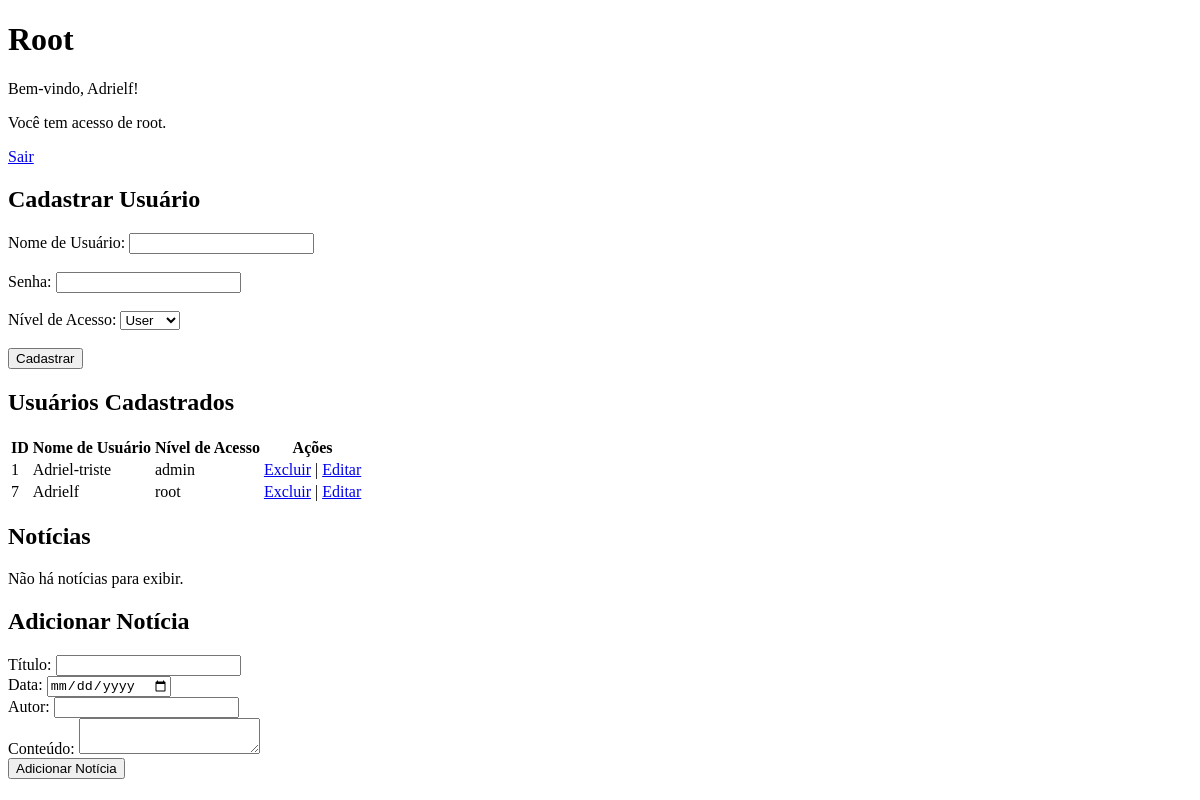
/pages/root.php (signed in), run on an earlier commit of the app's database.
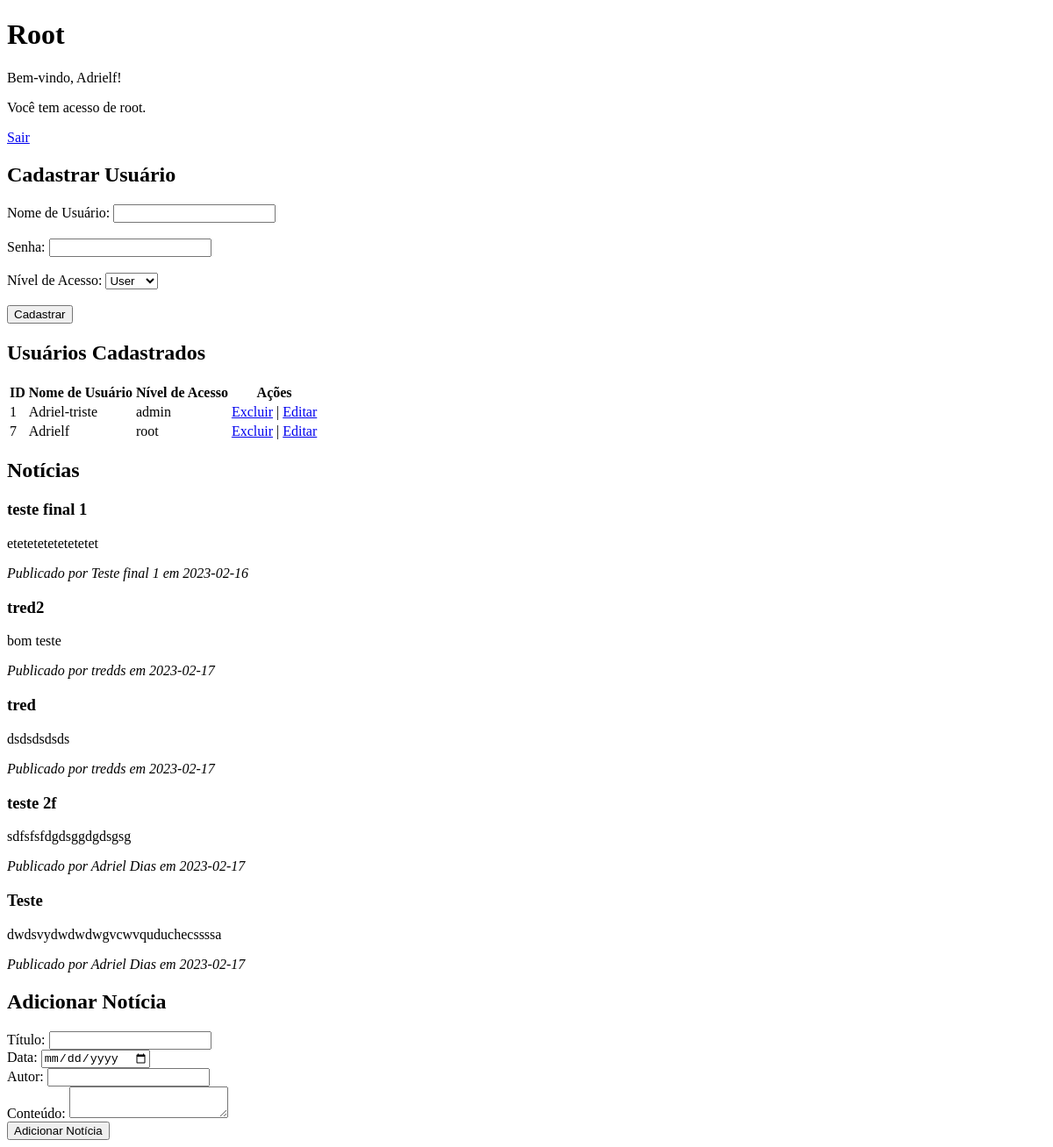
And on a later commit of the database.
### tables this page shows
CREATE TABLE `users` (
  `id` int(11) NOT NULL,
  `username` varchar(50) NOT NULL,
  `password` varchar(50) NOT NULL,
  `level` varchar(11) NOT NULL
);

CREATE TABLE `news` (
  `id` int(11) NOT NULL,
  `title` text NOT NULL,
  `content` text NOT NULL,
  `author` text NOT NULL,
  `date` date NOT NULL
);

### pages/root.php (the view, shortened to what this page needs)
<?php
require_once('../BD/conexao.php');
?>
<!DOCTYPE html>
<html>
<head>
</head>
<body>
  <h1>Root</h1>
  <p>Bem-vindo, <?php echo $_SESSION['username']; ?>!</p>
  <p>Você tem acesso de root.</p>
  <a href="../logout.php">Sair</a>
  <h2>Cadastrar Usuário</h2>
  <form action="register_user.php" method="post">
    <label for="username">Nome de Usuário:</label>
    <input type="text" id="username" name="username" required><br><br>
    <label for="password">Senha:</label>
    <input type="password" id="password" name="password" required><br><br>
    <label for="level">Nível de Acesso:</label>
    <select id="level" name="level">
      <option value="user">User</option>
    </select><br><br>
    <input type="submit" value="Cadastrar">
  </form>
  <h2>Usuários Cadastrados</h2>
  <?php
    $sql = "SELECT id, username, level FROM users";
    $result = $conn->query($sql);
    if ($result->num_rows > 0) {
      echo "<table><tr><th>ID</th><th>Nome de Usuário</th><th>Nível de Acesso</th><th>Ações</th></tr>";
      while($row = $result->fetch_assoc()) {
        echo "<tr><td>" . $row["id"]. "</td><td>" . $row["username"]. "</td><td>" . $row["level"]. "</td><td><a href='delete_user.php?id=" . $row["id"] . "'>Excluir</a> | <a href='edit_user.php?id=" . $row["id"] . "'>Editar</a></td></tr>";
      }
      echo "</table>";
    } else {
      echo "Não há usuários cadastrados.";
    }
  ?>
  <h2>Notícias</h2>
  <?php
    $sql = "SELECT title, content, author, date FROM news ORDER BY id DESC";
    $result = $conn->query($sql);
    if ($result->num_rows > 0) {
      while($row = $result->fetch_assoc()) {
        echo "<h3>" . $row["title"] . "</h3>";
        echo "<p>" . $row["content"] . "</p>";
        echo "<p><i>Publicado por " . $row["author"] . " em " . $row["date"] . "</i></p>";
      }
    } else {
      echo "Não há notícias para exibir.";
    }
  ?>
<h2>Adicionar Notícia</h2>
<form action="process_news.php" method="POST">
  <label for="titulo">Título:</label>
  <input type="text" id="titulo" name="titulo" required><br>
<label for="data">Data:</label>
<input type="date" id="data" name="data" required><br>
<label for="autor">Autor:</label>
<input type="text" id="autor" name="autor" required><br>
<label for="conteudo">Conteúdo:</label>
  <textarea id="conteudo" name="conteudo" required></textarea><br>
  <input type="submit" name="submit" value="Adicionar Notícia">
</form>
</body>
</html>

What changed in the data, as far as the page shows it:
added news: title "teste final 1", content "etetetetetetetetet", author "Teste final 1", date "2023-02-16"
added news: title "tred2", content "bom teste", author "tredds", date "2023-02-17"
added news: title "tred", content "dsdsdsdsds", author "tredds", date "2023-02-17"
added news: title "teste 2f", content "sdfsfsfdgdsggdgdsgsg", author "Adriel Dias", date "2023-02-17"
added news: title "Teste", content "dwdsvydwdwdwgvcwvquduchecssssa", author "Adriel Dias", date "2023-02-17"
Also different on the page:
text no longer shown: "Não há notícias para exibir."
